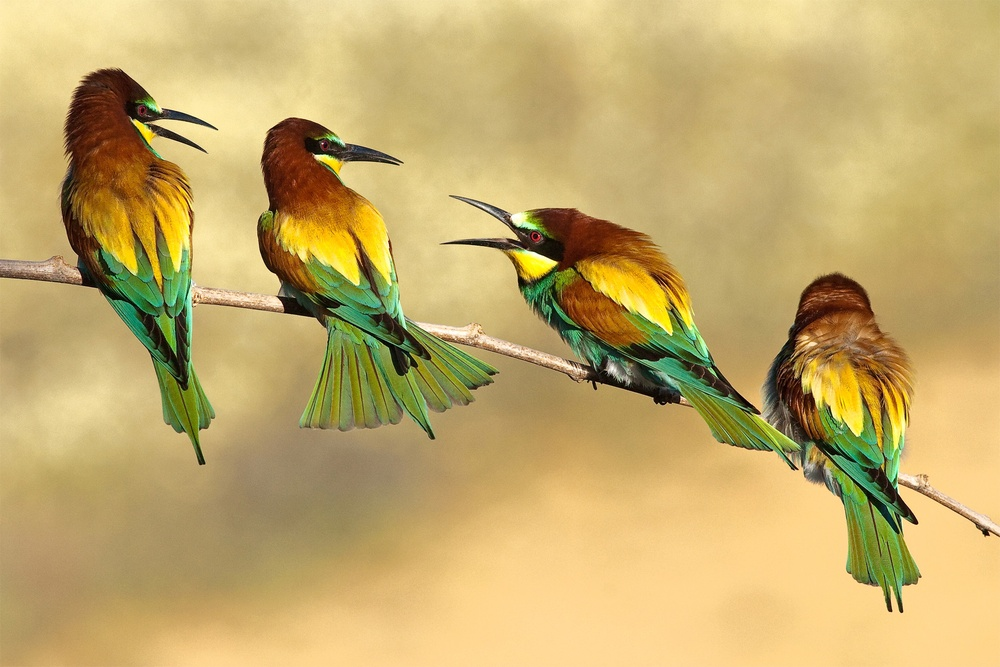
#> input picture bird.jpg, 1000 x 667 px, shrunk from 1920 x 1280 before the run, found by its file name
$ jupyter execute IPMLproject.ipynb
#> lines starting #> are read from the running program, lines starting #| are printed output that depends on the picture; after the words box and inside, x2 and y2 are one past the last pixel; in counts of white or black regions, pixels touching at a corner belong together
[cell 1]
import cv2
import numpy as np
import matplotlib.pyplot as plt

[cell 2]
def cartoonize_image(image_path):
    # Read the input image
    img = cv2.imread(image_path)
#> img is the input picture: shape (667, 1000, 3); mean B, G, R 106.8, 170.1, 194.7

    # Convert the image to grayscale
    gray = cv2.cvtColor(img, cv2.COLOR_BGR2GRAY)
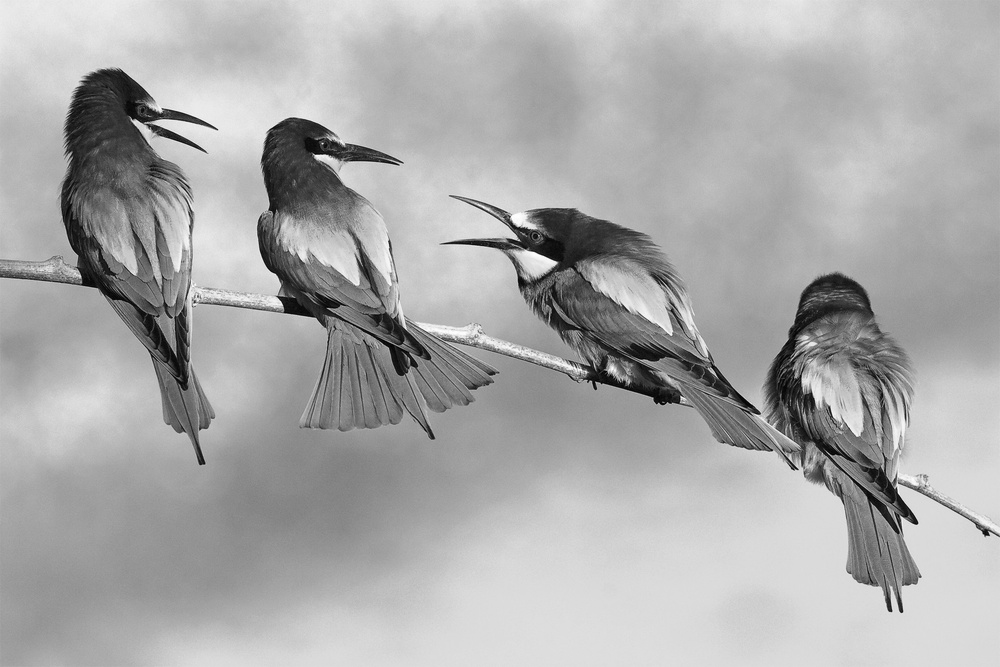
#> gray: shape (667, 1000); min 1, max 254, mean 170.3

    # Apply bilateral filter to reduce noise and smooth the image
    gray_smooth = cv2.bilateralFilter(gray, d=9, sigmaColor=300, sigmaSpace=300)

    # Apply median blur to reduce image details and make it cartoonish
    cartoon = cv2.medianBlur(gray_smooth, 5)
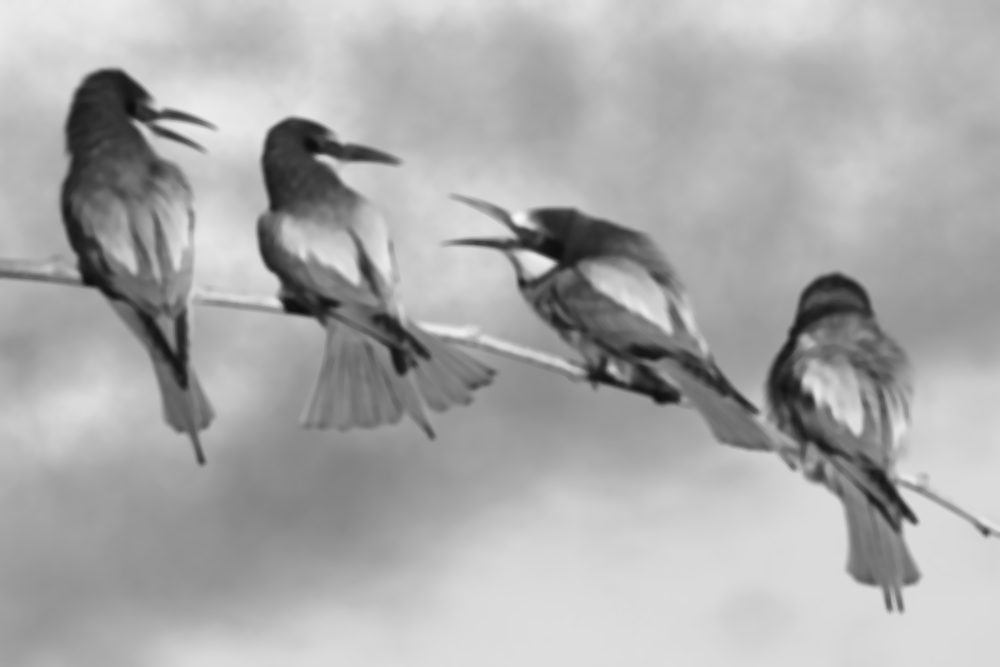
#> cartoon: shape (667, 1000); min 13, max 249, mean 170.3

    # Convert cartoon to uint8 for bitwise operations
    cartoon = cv2.cvtColor(cartoon, cv2.COLOR_GRAY2BGR)
#> cartoon: shape (667, 1000, 3)

    # Create an edge mask using adaptive thresholding
    edges = cv2.adaptiveThreshold(gray_smooth, 255, cv2.ADAPTIVE_THRESH_MEAN_C, cv2.THRESH_BINARY, 9, 9)
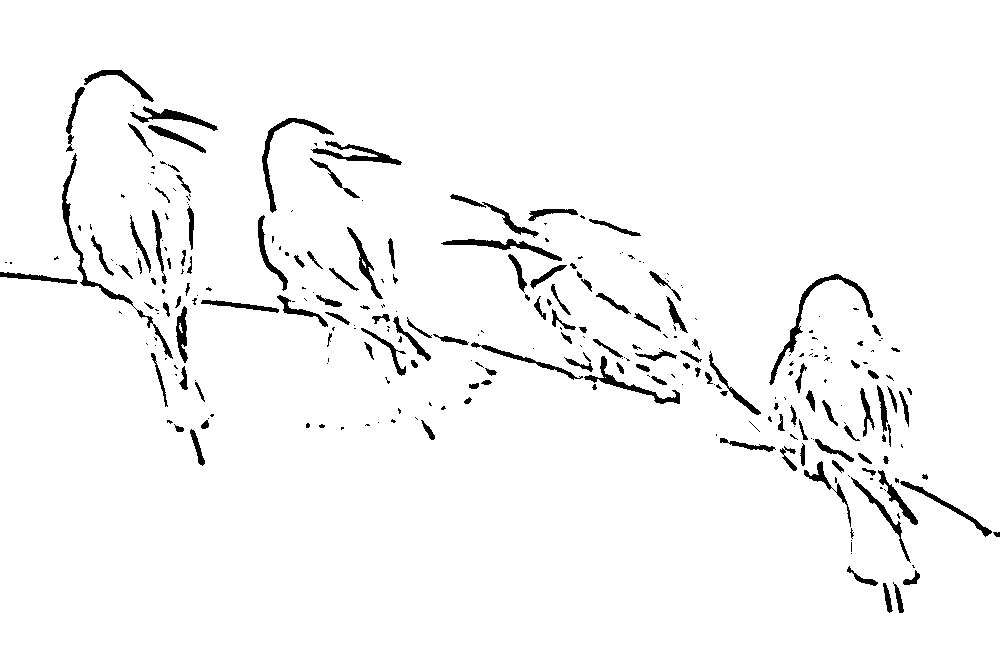
#> edges: shape (667, 1000); 96.6% white; 291 black regions (156 under 20 px), largest, box (x1, y1, x2, y2) and area: (62, 153, 173, 359) 1069, (769, 274, 873, 385) 945, (262, 118, 334, 213) 754

    # Convert the edges to color
    edges = cv2.cvtColor(edges, cv2.COLOR_GRAY2BGR)

    # Combine the cartoon and edges to get the final cartoon image
    cartoon = cv2.bitwise_and(cartoon, edges)
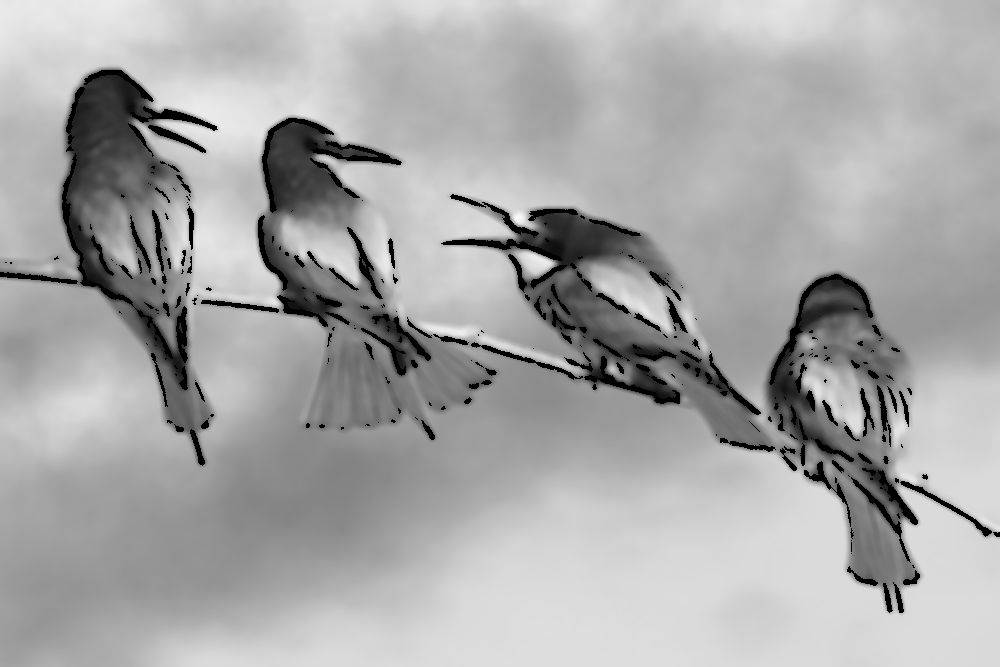
#> cartoon: shape (667, 1000, 3); min 0, max 249, mean 167.4

    # Display the original and cartoon images
    plt.subplot(121), plt.imshow(cv2.cvtColor(img, cv2.COLOR_BGR2RGB)), plt.title('Original Image')
    plt.subplot(122), plt.imshow(cv2.cvtColor(cartoon, cv2.COLOR_BGR2RGB)), plt.title('Cartoon Image')
    plt.show()
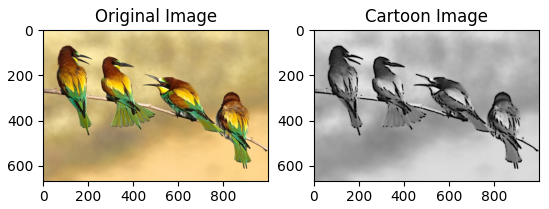
#> figure drawn by matplotlib, 2 panels

    # Save the cartoon image
    cv2.imwrite('cartoon_image.jpg', cartoon)
